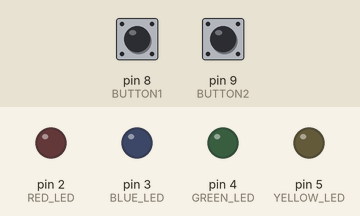
This sketch was run on a simulated Arduino Uno, built with avr-gcc and run on an emulated ATmega328P. On the bench: output pins drawn as LEDs (lit = HIGH). The test bench sets the inputs (shaded band); at power-on: pin 8 (BUTTON1) LOW, pin 9 (BUTTON2) LOW.

Above: at 1.2 s.
1.3 s: pin 8 (BUTTON1) pulled HIGH for 0.15 s
At 1.37 s:
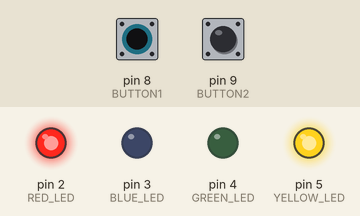
2.9 s: pin 9 (BUTTON2) pulled HIGH for 0.15 s
At 2.97 s:
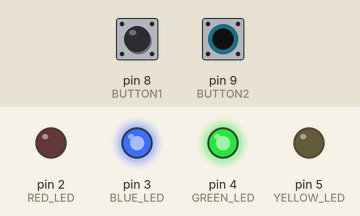
4.5 s: pin 9 (BUTTON2) pulled HIGH for 3.2 s
At 8.1 s:
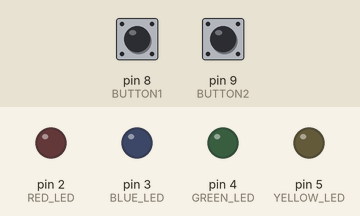
9.2 s: pin 8 (BUTTON1) pulled HIGH for 3.2 s
At 10.4 s:
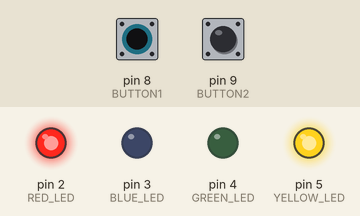
Timing chart, 0 to 13.9 s (numbered marks = the images above; inputs shaded):
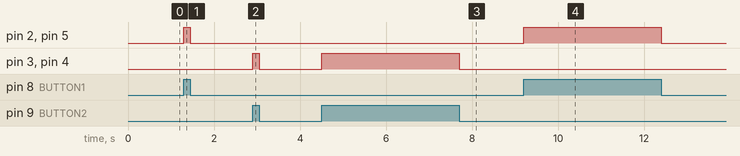

The sketch:

seperate_light.ino
```cpp
#define RED_LED 2
#define BLUE_LED 3
#define GREEN_LED 4
#define YELLOW_LED 5

#define BUTTON1 8
#define BUTTON2 9

void setup() {
  // put your setup code here, to run once:
  pinMode(RED_LED, OUTPUT);
  pinMode(BLUE_LED, OUTPUT);
  pinMode(GREEN_LED, OUTPUT);
  pinMode(YELLOW_LED, OUTPUT);

  pinMode(BUTTON1, INPUT);
  pinMode(BUTTON2, INPUT);

  Serial.begin(9600);
}

void loop() {
  // put your main code here, to run repeatedly:

  if (digitalRead(BUTTON1) == 1) {
    digitalWrite(RED_LED, HIGH);
    digitalWrite(YELLOW_LED, HIGH);
    digitalWrite(BLUE_LED, LOW);
    digitalWrite(GREEN_LED, LOW);
  }

  else if (digitalRead(BUTTON2) == 1) {
    digitalWrite(BLUE_LED, HIGH);
    digitalWrite(GREEN_LED, HIGH);
    digitalWrite(RED_LED, LOW);
    digitalWrite(YELLOW_LED, LOW);
  }

  else {
    digitalWrite(RED_LED, LOW);
    digitalWrite(YELLOW_LED, LOW);
    digitalWrite(BLUE_LED, LOW);
    digitalWrite(GREEN_LED, LOW);
  }
}
```

Measured:
- after the input at 1.3 s, pin 2 (RED_LED), pin 5 (YELLOW_LED): LOW → HIGH at once, → LOW 0.15 s later
- after the input at 2.9 s, pin 3 (BLUE_LED), pin 4 (GREEN_LED): LOW → HIGH at once, → LOW 0.15 s later
- after the input at 4.5 s, pin 3 (BLUE_LED), pin 4 (GREEN_LED): LOW → HIGH at once, → LOW 3.2 s later
- after the input at 9.2 s, pin 2 (RED_LED), pin 5 (YELLOW_LED): LOW → HIGH at once, → LOW 3.2 s later
